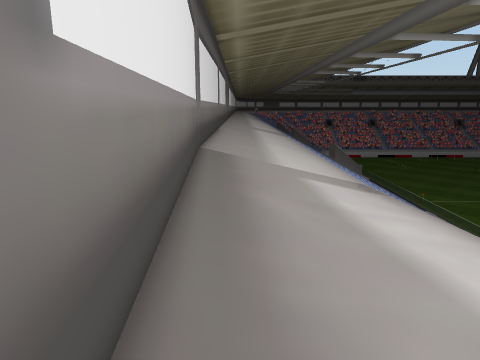
View 1 (above)

20 first-person views from a walk through a scene from a Unity 3-D project. The camera is 1.2 m above the floor, tilts 12° down and sees 70° across. The floor is counted in squares, 0.5 m on a side. Each view is taken from the middle of a square. On the plan, view 1 faces up. The plan holds only what a view shows up to about 20 squares ahead; the rest is blank. The place goes on beyond the plan. Some animated figures are left out.

View 2
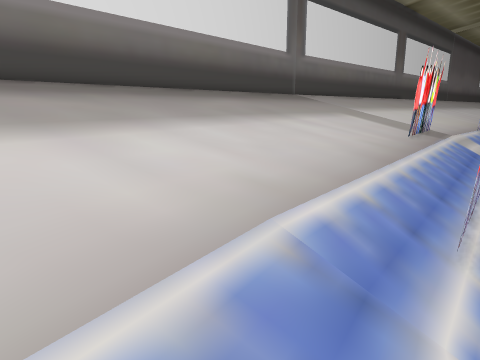

View 3
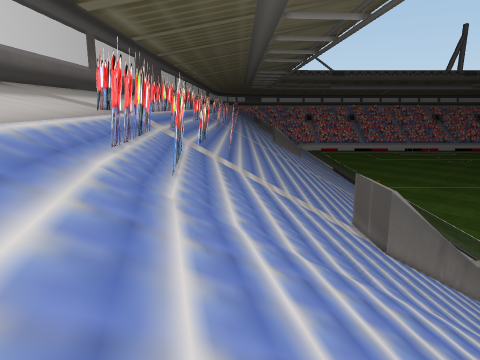

View 4
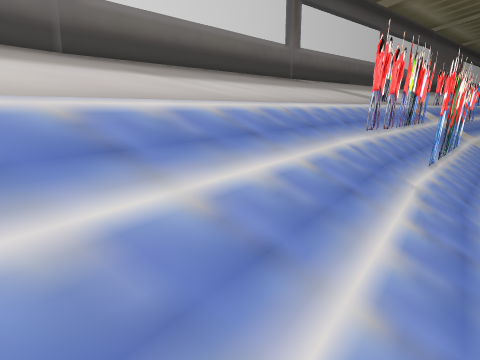

View 5
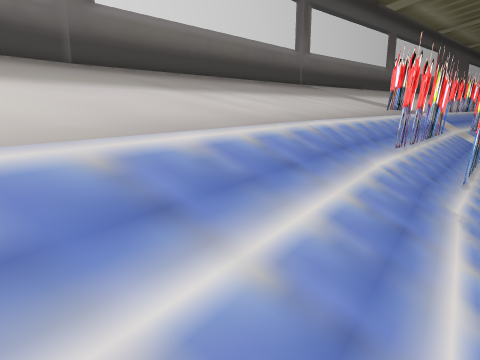

View 6
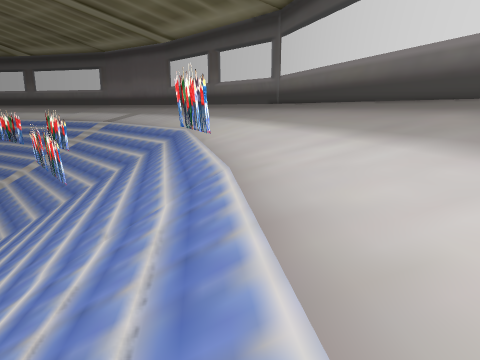

View 7
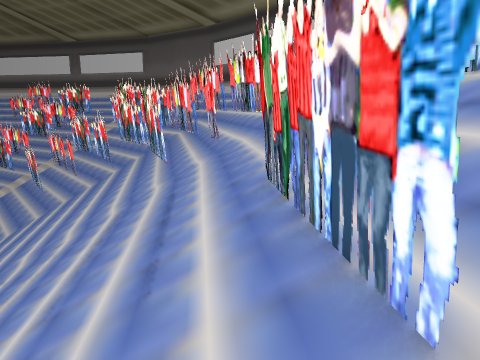

View 8
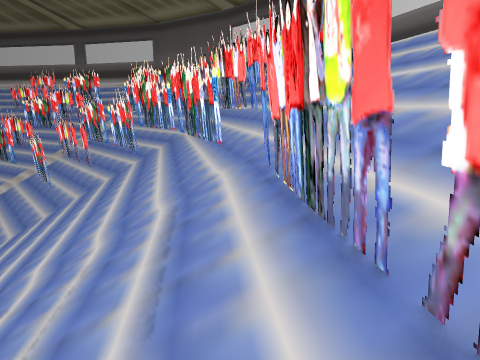

View 9
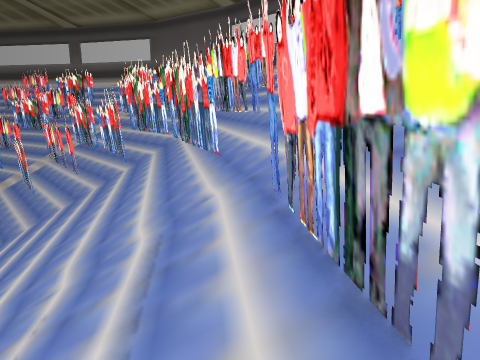

View 10
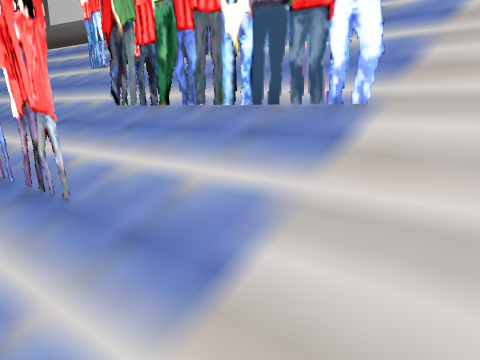

View 11
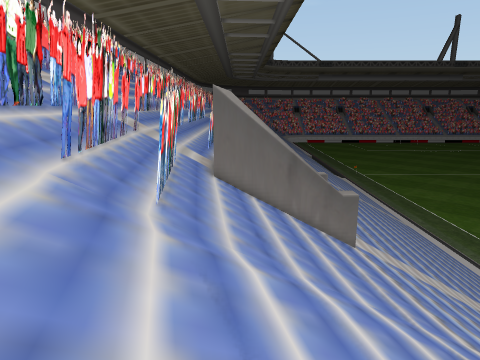

View 12
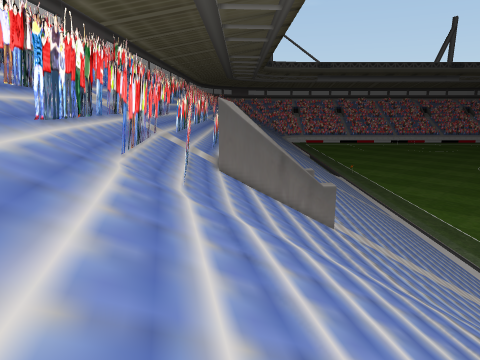

View 13
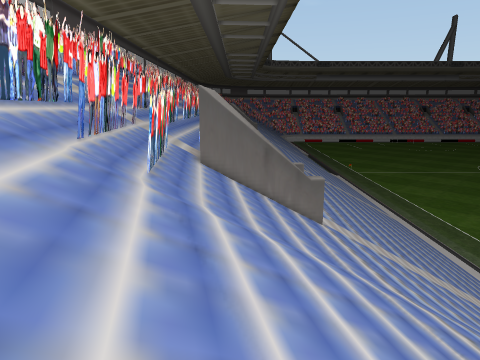

View 14
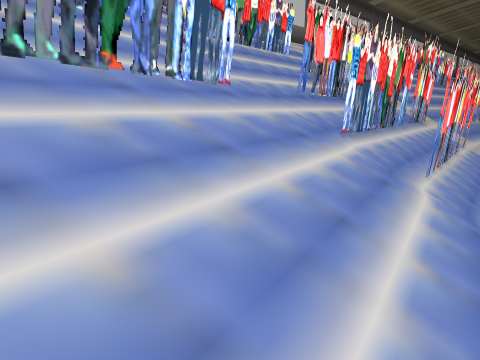

View 15
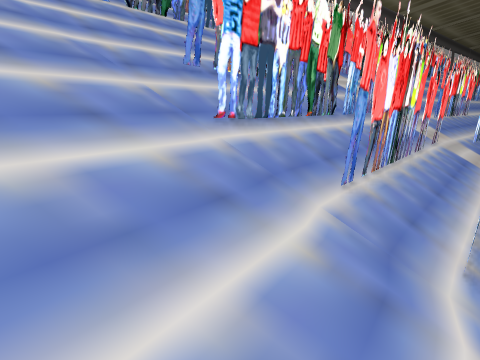

View 16
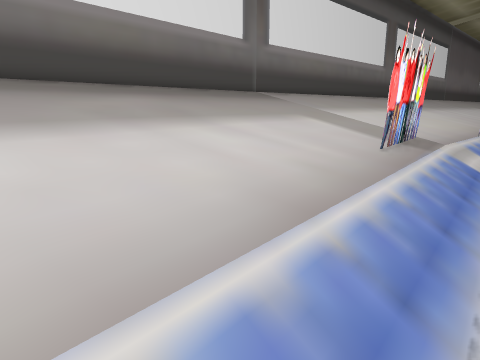

View 17
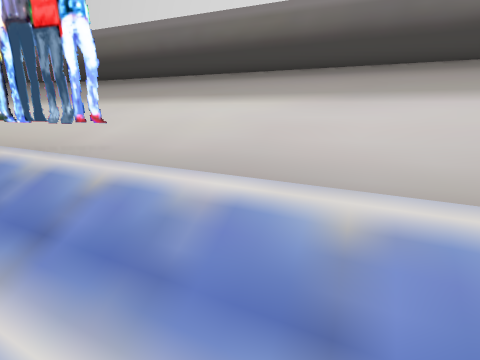

View 18
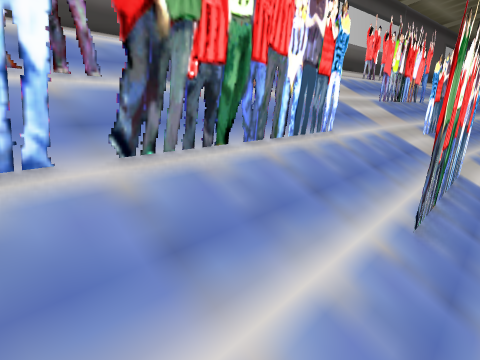

View 19
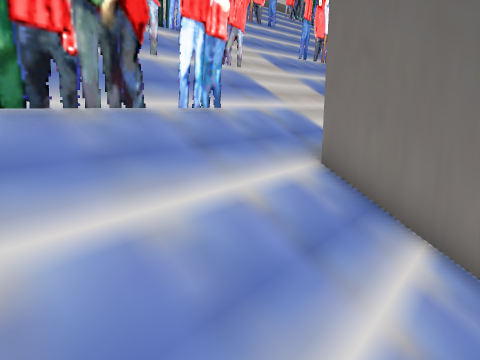

View 20
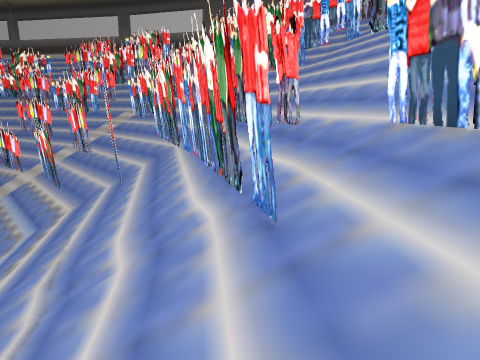

### Floor plan
Key: @ floor where view 1 was taken; # wall or solid block; x gap in a wall; . main floor; : floor 0.25 m higher than the main floor; + floor 0.75 m higher than the main floor; - floor 5.75 m lower than the main floor; _ floor 6 m lower than the main floor; < floor 6.5 m lower than the main floor; ( floor 6.75 m lower than the main floor; ! floor 7.25 m lower than the main floor; ? floor 7.75 m lower than the main floor; / step, stairs or slope; = window, fence, low wall or low ledge; ^ raised ledge.
Columns run from 2 left of view 1 to 40 right of it. Each row starts with its distance up from view 1.
 20 #++::.....////=//// ///////
 19 #++:::..==//////////==/=///
 18 #++:::...=//////=///==/=///         ///==/
 17 #++:::...=//////=///#=/=/// ####^^^=///==/
 16 #+++::...=//=///=////=/x/=/###=#=# =////=
 15 #+++::...=./=/=/=/==/=/=/=#///====(=////=//
 14 #+++::...=./=/=/==/=/x/=#==///====(=////=//
 13 #+++::...../=/=/==/=/=/====///#===(=#///=
 12 #+++::...../=#=/==/=/=#==#=////=#=<==///=
 11 #+++::...../===#///=/==#=/=////=#=<==///
 10 #+++::...../====///=/==/=/=/==/=#= #=/=/
  9 # ++::...../#===///==#=/=/=//=/=#=# =/=
  8  #++::.....//=#=///==/=/=/=//==-_==(==
  7  #++:::....//=/=//////=//////==--#=#
  6  #++:::...../=////////=///////=#====
  5  #++:::.....///////////////==/=#====(
  4  #+++::.....///==/=/////////=/==#=#=#
  3  #+++::.....///==/==#=//////==#=#====(
  2  #+++::.....////=//##==/////==#======#=
  1  #+++::.....////==/====//////=#==#=# =!!
  0  #@++:::.....////=//=#=//////==#=#==#= !?
 -1  #=+++::.....////==/====//////=#==#=#=#!=
 -2  ##+++::...../////=/==#=//////==/=#= <==#=
 -3   #+++:::..../////=//=#=//=///==/==_<<==#==
 -4   #+++:::....=////==/====/=////=/==_<<<==#=
 -5   ##+++::....=/////=//=#=/==///////-_  #=
 -6    #+++::....==/  /==#=#==#=

Positions as (right, up) in squares from view 1, and headings:
1: (0, 0), facing up
2: (12, 0), facing up-left
3: (15, -5), facing up
4: (16, -5), facing up-left
5: (15, -5), facing up-left
6: (9, 14), facing down
7: (15, 20), facing down
8: (18, 16), facing down
9: (18, 14), facing down
10: (18, 20), facing down-left
11: (26, 0), facing up
12: (26, -4), facing up
13: (27, -3), facing up
14: (25, -3), facing up-left
15: (25, 2), facing up-left
16: (11, 5), facing up-left
17: (13, 1), facing down-left
18: (16, 7), facing up-left
19: (28, 11), facing up-left
20: (27, 15), facing down
